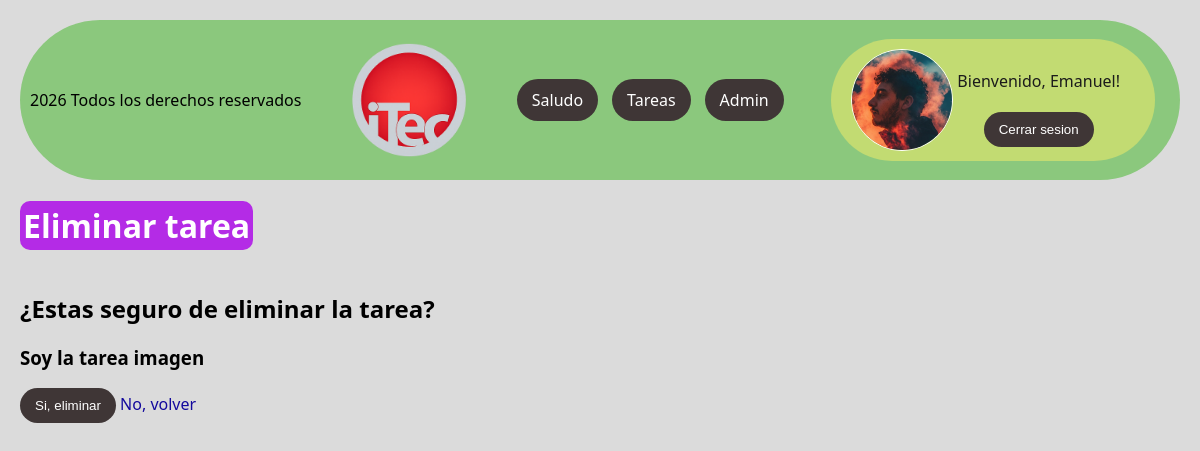
The app's page /tareas/eliminar/2/ (signed in) with its own data.
### usuarios/models.py (models this page shows, shortened)
class UsuarioPersonalizado(AbstractUser):
    telefono = models.CharField(max_length=20, null=True, blank=True)
    dni = models.CharField(max_length=20, null=True, blank=True)
    foto_perfil = models.ImageField(upload_to="user_fp/", null=True, blank=True)

### todolist/models.py (models this page shows, shortened)
class Tarea(models.Model):
    nombre = models.CharField(max_length=100)
    completada = models.BooleanField(
        default=False,
        help_text="la tarea se ha completada o no",
        verbose_name="FINALIZADA",
    )
    fecha_completada = models.DateField()
    fecha_creacion = models.DateTimeField(auto_now=True)
    responsable = models.ForeignKey(
        settings.AUTH_USER_MODEL,
        on_delete=models.CASCADE,
        related_name="responsable",
        default=None,
        null=True,
        blank=True,
    )
    etiquetas = models.ManyToManyField(
        Etiqueta, default=None, blank=True, null=True, related_name="etiquetas"
    )
    activo = models.BooleanField(
        default=True, help_text="Verdadero si NO esta archivada la tarea "
    )
    imagen = models.ImageField(upload_to="card_image/", null=True, blank=True)
    def __str__(self):
        return f"Soy la tarea {self.nombre}"
    class Meta:
        verbose_name = "Tareas de proyecto"
        verbose_name_plural = "Tareas de los proyectos"
        ordering = ["-id"]

### todolist/views.py (the view, shortened to what this page needs)
# urls.py: path("eliminar/<int:id>/", views.eliminar_tarea, name="eliminar_tarea"),
@login_required
@permission_required("todolist.delete_tarea")  # nombre_app.action_modelo
def eliminar_tarea(request, id):
    tarea = get_object_or_404(Tarea, id=id)
    if request.method == "POST":
        tarea.activo = False
        tarea.save()
        return redirect("tareas")
    return render(request, "todolist/eliminar_tarea.html", {"tarea": tarea})

### practicaMarzo/context_processors.py (called while the page is built)
def year_context(request):
    year = datetime.now().year
    return {"year": year}

def bienvenido_context(request):
    if request.user.is_authenticated:
        mensaje = f"Bienvenido, {request.user.username}!"
    else:
        mensaje = "Bienvenido a mi sitio web! Logeate!!"
    return {"mensaje_bienvenida": mensaje}

def etiquetas_context(request):
    etiquetas = cache.get("todolist_etiquetas")
    if etiquetas is None:
        etiquetas = Etiqueta.objects.all()
        cache.set("todolist_etiquetas", etiquetas, 3600)  # cache por una hora
    return {"etiquetas_populares": etiquetas}

### todolist/templates/todolist/eliminar_tarea.html (shortened to what this page needs)
{% extends 'holamundo/base.html' %}
{% block body %}
<h1>Eliminar tarea</h1>
<form method="post">
    <div>
        <h2>¿Estas seguro de eliminar la tarea?</h2>
    </div>
    <h3>
        {{ tarea }}
    </h3>
    <button type="submit">Si, eliminar</button>
    <a href="{%url 'tareas'%}">No, volver</button>
</form>
{% endblock %}

### holamundo/templates/holamundo/base.html (shortened to what this page needs)
{%load static%}
<!DOCTYPE html>
<html lang="en">
<head>
    <link rel="stylesheet" href="{% static 'holamundo/styles.css' %}">
</head>
<body>
    <nav class="navegador">
        <p>{{ year }} Todos los derechos reservados</p>
        <img src="{% static 'holamundo/itec-logo.png'%}" alt="itec-logo">
        <div>
            <a href="{%url 'saludo'%}">Saludo</a>
            <a href="{%url 'tareas' %}">Tareas</a>
            <a href="{%url 'admin:index' %}">Admin</a>
        </div>
        {% if user.is_authenticated %}
        <div class="cajota">
            <div class="cajaperfil">
                {% if user.foto_perfil %}
                <img class="perfil" src="{{user.foto_perfil.url}}" alt="imagen {{user.nombre}}">
                {% endif %}
            </div>
            <div class="datos">
                <form action="{%url 'logout' %}" method="post">
                    <p>{{mensaje_bienvenida}}</p>
                    <button type="submit">Cerrar sesion</button>
                </form>
            </div>
        </div>
        {%else%}
        <div class="cajota">
            {{mensaje_bienvenida}}
            <a href="{%url 'login' %}">Login</a>
        </div>
        {%endif%}
    </nav>
    {% block body %}{% endblock %}
</body>
</html>

### holamundo/static/holamundo/styles.css (style rules this page uses)
body { font-family:'Segoe UI', Tahoma, Geneva, Verdana, sans-serif; background-color: #dbdbdb; margin: 0; padding: 20px; }
h1 { text-align: center; display: inline-block; border-radius: 10px; background-color: rgb(180, 43, 230); color: white; padding: 3px; }
nav { display: flex; background-color: rgb(139, 200, 125); overflow: hidden; align-items: center; justify-content: space-between; border-radius: 5rem; padding: 10px; }
.navegador img { width: 200px; margin: -30px; }
.navegador div { display: flex; flex-direction: row; gap: 4px; }
.navegador div a, button { background-color: rgb(63, 54, 54); color: white; padding: 10px 15px; border-radius: 50px; border: none; cursor: pointer; }
a { margin-right: 10px; text-decoration: none; color: rgb(19, 9, 157); }
.cajaperfil { align-items: center; width: 100px; height: 100px; overflow: hidden; border-radius:50%; border:1px,solid,#ffffff; }
.perfil { width: 100%; height: 100%; object-fit:scale-down; }
.cajota { margin-right: 15px; display: flex; align-items: center; justify-content: center; gap: 4px; background-color: #c2db72; padding: 10px 20px; border-radius: 5rem; }
.datos form { display: flex; flex-direction: column; gap: 4px; color: rgb(27, 27, 27); margin-right: 15px; align-items: center; justify-content: center; }

### records on screen
UsuarioPersonalizado: foto_perfil (picture)
Tarea: nombre "Soy la tarea imagen"

### other values on screen
{{ mensaje_bienvenida }} "Bienvenido, Emanuel!"
